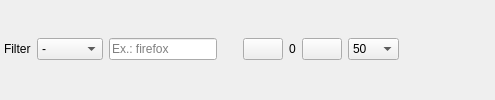
    <widget class="QFrame" name="navToolBar">
     <property name="frameShape">
      <enum>QFrame::Shape::NoFrame</enum>
     </property>
     <property name="frameShadow">
      <enum>QFrame::Shadow::Raised</enum>
     </property>
     <layout class="QHBoxLayout" name="horizontalLayout_17">
      <property name="leftMargin">
       <number>4</number>
      </property>
      <property name="topMargin">
       <number>2</number>
      </property>
      <property name="rightMargin">
       <number>4</number>
      </property>
      <property name="bottomMargin">
       <number>4</number>
      </property>
      <item>
       <widget class="QLabel" name="label_4">
        <property name="text">
         <string>Filter</string>
        </property>
       </widget>
      </item>
      <item>
       <widget class="QComboBox" name="comboAction">
        <item>
         <property name="text">
          <string>-</string>
         </property>
        </item>
        <item>
         <property name="text">
          <string>Allow</string>
         </property>
         <property name="icon">
          <iconset theme="emblem-default">
           <normaloff>../../../../../../../../../../../../../../../../../../../../../../../../../../../../../../../../../../../../../../../../../../../../../../../../../../../../../../../../../../../../../../../../../../../../../../../../../../../../../../../../../../../../../../../../../../../../../../../../../../../../../../../../../../../../../../../../../../../../.designer/backup</normaloff>../../../../../../../../../../../../../../../../../../../../../../../../../../../../../../../../../../../../../../../../../../../../../../../../../../../../../../../../../../../../../../../../../../../../../../../../../../../../../../../../../../../../../../../../../../../../../../../../../../../../../../../../../../../../../../../../../../../../.designer/backup</iconset>
         </property>
        </item>
        <item>
         <property name="text">
          <string>Deny</string>
         </property>
         <property name="icon">
          <iconset theme="emblem-important">
           <normaloff>../../../../../../../../../../../../../../../../../../../../../../../../../../../../../../../../../../../../../../../../../../../../../../../../../../../../../../../../../../../../../../../../../../../../../../../../../../../../../../../../../../../../../../../../../../../../../../../../../../../../../../../../../../../../../../../../../../../../.designer/backup</normaloff>../../../../../../../../../../../../../../../../../../../../../../../../../../../../../../../../../../../../../../../../../../../../../../../../../../../../../../../../../../../../../../../../../../../../../../../../../../../../../../../../../../../../../../../../../../../../../../../../../../../../../../../../../../../../../../../../../../../../.designer/backup</iconset>
         </property>
        </item>
        <item>
         <property name="text">
          <string>Reject</string>
         </property>
         <property name="icon">
          <iconset theme="window-close">
           <normaloff>../../../../../../../../../../../../../../../../../../../../../../../../../../../../../../../../../../../../../../../../../../../../../../../../../../.designer/backup</normaloff>../../../../../../../../../../../../../../../../../../../../../../../../../../../../../../../../../../../../../../../../../../../../../../../../../../.designer/backup</iconset>
         </property>
        </item>
       </widget>
      </item>
      <item>
       <widget class="QLineEdit" name="filterLine">
        <property name="text">
         <string notr="true"/>
        </property>
        <property name="frame">
         <bool>true</bool>
        </property>
        <property name="placeholderText">
         <string>Ex.: firefox</string>
        </property>
        <property name="clearButtonEnabled">
         <bool>true</bool>
        </property>
       </widget>
      </item>
      <item>
       <spacer name="horizontalSpacer_3">
        <property name="orientation">
         <enum>Qt::Horizontal</enum>
        </property>
        <property name="sizeType">
         <enum>QSizePolicy::Policy::Minimum</enum>
        </property>
        <property name="sizeHint" stdset="0">
         <size>
          <width>20</width>
          <height>20</height>
         </size>
        </property>
       </spacer>
      </item>
      <item>
       <widget class="QPushButton" name="prevButton">
        <property name="text">
         <string/>
        </property>
        <property name="icon">
         <iconset theme="go-previous">
          <normaloff>../../../../../../../../../../../../../../../../../../../../../../../../../../../../../../../../../../../../../../../../../../../../../../../../../../.designer/backup</normaloff>../../../../../../../../../../../../../../../../../../../../../../../../../../../../../../../../../../../../../../../../../../../../../../../../../../.designer/backup</iconset>
        </property>
       </widget>
      </item>
      <item>
       <widget class="QLabel" name="labelRowsCount">
        <property name="text">
         <string>0</string>
        </property>
       </widget>
      </item>
      <item>
       <widget class="QPushButton" name="nextButton">
        <property name="text">
         <string/>
        </property>
        <property name="icon">
         <iconset theme="go-next">
          <normaloff>../../../../../../../../../../../../../../../../../../../../../../../../../../../../../../../../../../../../../../../../../../../../../../../../../../.designer/backup</normaloff>../../../../../../../../../../../../../../../../../../../../../../../../../../../../../../../../../../../../../../../../../../../../../../../../../../.designer/backup</iconset>
        </property>
       </widget>
      </item>
      <item>
       <widget class="QComboBox" name="limitCombo">
        <property name="currentIndex">
         <number>0</number>
        </property>
        <property name="sizeAdjustPolicy">
         <enum>QComboBox::SizeAdjustPolicy::AdjustToContents</enum>
        </property>
        <item>
         <property name="text">
          <string>50</string>
         </property>
        </item>
        <item>
         <property name="text">
          <string>100</string>
         </property>
        </item>
        <item>
         <property name="text">
          <string>200</string>
         </property>
        </item>
        <item>
         <property name="text">
          <string>300</string>
         </property>
        </item>
        <item>
         <property name="text">
          <string/>
         </property>
        </item>
       </widget>
      </item>
      <item>
       <widget class="QPushButton" name="cmdCleanSql">
        <property name="toolTip">
         <string>Delete all intercepted events</string>
        </property>
        <property name="text">
         <string/>
        </property>
        <property name="icon">
         <iconset theme="edit-clear-all">
          <normaloff>../../../../../../../../../../../../../../../../../../../../../../../../../../../../../../../../../../../../../../../../../../../../../../../../../../../../../../../../../../../../../../../../../../../../../../../../../../.designer/backup</normaloff>../../../../../../../../../../../../../../../../../../../../../../../../../../../../../../../../../../../../../../../../../../../../../../../../../../../../../../../../../../../../../../../../../../../../../../../../../../.designer/backup</iconset>
        </property>
        <property name="flat">
         <bool>true</bool>
        </property>
       </widget>
      </item>
      <item>
       <widget class="QPushButton" name="helpButton">
        <property name="text">
         <string/>
        </property>
        <property name="icon">
         <iconset theme="help-browser">
          <normaloff>../../../../../../../../../../../../../../../../../../../../../../../../../../../../../../../../../../../../../../../../../../../../../../../../../../.designer/backup</normaloff>../../../../../../../../../../../../../../../../../../../../../../../../../../../../../../../../../../../../../../../../../../../../../../../../../../.designer/backup</iconset>
        </property>
        <property name="flat">
         <bool>true</bool>
        </property>
       </widget>
      </item>
     </layout>
    </widget>
